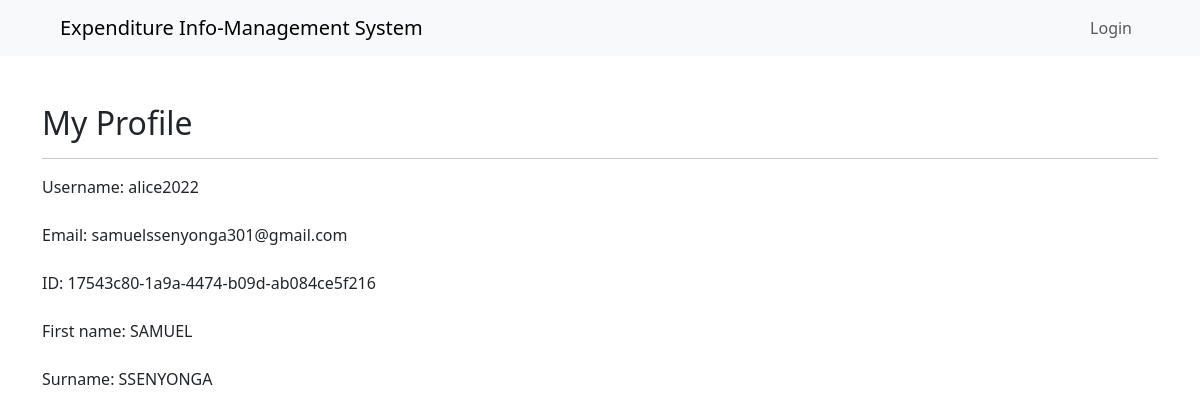
The app's page /profile-of-/17543c80-1a9a-4474-b09d-ab084ce5f216/ with its own data.
### EIMS/models.py (models this page shows, shortened)
class NewUser(AbstractBaseUser, PermissionsMixin):
    id = models.UUIDField(auto_created=True, primary_key=True, unique=True, editable=False, default=uuid.uuid4)
    email = models.EmailField(_('Email address'), max_length=254, unique=True)
    username = models.CharField(max_length=150, unique=True)
    givenname = models.CharField(max_length=100, blank=True, null=True)
    surname = models.CharField(max_length=100, blank=True)
    profile_photo = models.ImageField(blank=True, null=True)
    about_me = models.TextField(blank=True, null=True)
    failed_login_attempts = models.IntegerField(default=0)
    is_active = models.BooleanField(default=False)
    is_staff = models.BooleanField(default=False)
    is_personal = models.BooleanField(default=False)
    is_verified = models.BooleanField(default=False)
    objects = CustomAccountManager()
    USERNAME_FIELD = 'email'
    REQUIRED_FIELDS = ['username']
    class Meta:
        verbose_name  = 'New Account / User'

### EIMS/views.py (the view)
# urls.py: path('profile-of-/<str:id>/', views.profile, name='profile'),
def profile(request, id):
    this_user = NewUser.objects.get(id=id)
    context = {
        'thisuser':this_user,
    }
    return render(request, 'accounts/profile.html', context)

### templates/accounts/profile.html
{% extends "copyfrom/main.html" %}
{% block content %}
<h2>My Profile</h2>
<hr>
Username: {{thisuser.username}} <br> <br>
Email: {{thisuser.email}} <br><br>
ID: {{thisuser.id}} <br> <br>
First name: {{thisuser.givenname}} <br> <br>
Surname: {{thisuser.surname}} <br> <br>
{% endblock %}

### records on screen
NewUser: username "alice2022", email "samuelssenyonga301@gmail.com", id "17543c80-1a9a-4474-b09d-ab084ce5f216", givenname "SAMUEL", surname "SSENYONGA"
